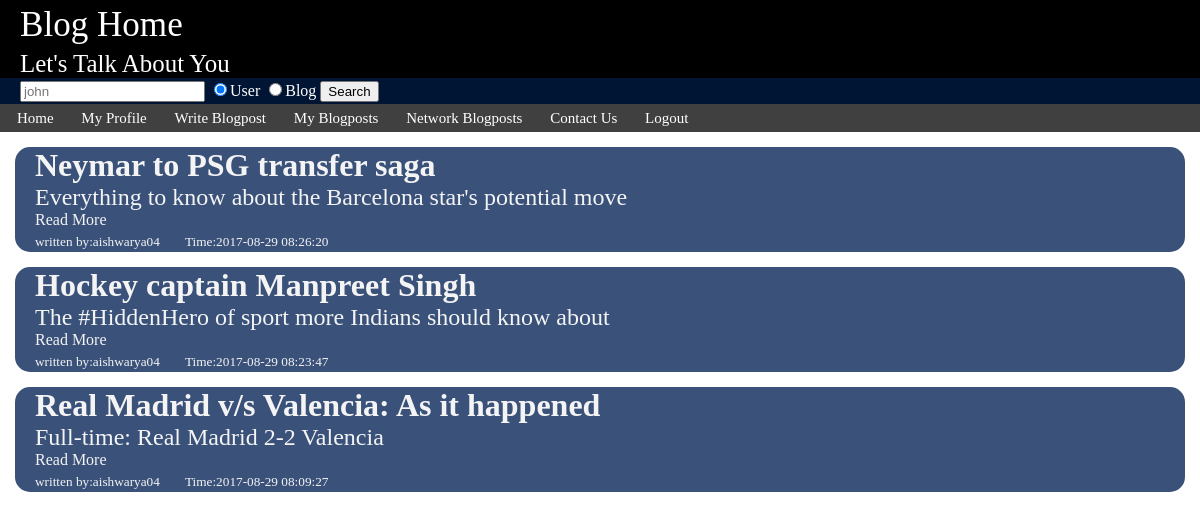
The app's page /networkBlog.php (signed in) with its own data.
### tables this page shows
CREATE TABLE `blogpost` (
  `id` int(11) NOT NULL,
  `blogger` varchar(25) NOT NULL,
  `date` timestamp NOT NULL DEFAULT CURRENT_TIMESTAMP,
  `title` varchar(150) NOT NULL,
  `descript` varchar(250) NOT NULL,
  `post` varchar(2500) NOT NULL,
  `status` char(1) NOT NULL DEFAULT '0'
);

### networkBlog.php (the view, shortened to what this page needs)
<!DOCTYPE html>
<html>
<head>
	<link rel="stylesheet" type="text/css" href="style.css">
</head>
<body>
	<div class="header"><h3>Blog Home</h3>
			<h5>Let's Talk About You</h5>
	</div>
	<div class="search">
		<form action="search.php" method="post">
			<input type = "text" placeholder = "john" name ="key">
			<input type="radio" name="srch" value="user" checked="1">User
			<input type="radio" name="srch" value="blog">Blog
			<button type="submit">Search</button>
		</form>
	</div>
	<div class = "menu">
		<ul>
  		<li><a href="index.php">Home</a></li>
  		<li><a href="profile.php">My Profile</a></li>
  		<li><a href="writeBlog.php?publish=0">Write Blogpost</a></li>
  		<li><a href="viewBlog.php">My Blogposts</a></li>
		<li><a href="networkBlog.php">Network Blogposts</a></li>
 	    <li><a href="contactUs.php">Contact Us</a></li>
 		<li><a href="logout.php">Logout</a></li>
		</ul>
	</div>
	<div class="posts">
	<?php
		include 'authorize.php';
		$sql = "select * from blogpost where status = 1 and blogger in (select following as blogger from follows where userID like '".$_SESSION['logged']."') order by date desc;";
		$res = $conn->query($sql);
		if($res->num_rows>0){
			while($row=$res->fetch_assoc()){
				echo "<div class = 'post'><h1>".$row['title']."</h1><h2>".$row['descript']."</h2><h4><a href=openBlog.php?id=".$row['id'].">Read More</a></h4><h5> written by:<a href='loadProfile.php?userID=".$row['blogger']."'>".$row['blogger']."</a><span style='margin-left:25px;'>Time:".$row['date']."</h5></div>";
			}
		}
		else
			echo "No blogposts to show";
	?>
	</div>
</body>
</html>

### style.css (style rules this page uses)
body { margin:0px; background-color: #FFFFFF; }
.header { background-color: #000000; color: white; font-size: 30px; margin-bottom: 0px; }
.header h3,h5 { margin:0px; padding-left: 20px; padding-top: 5px; padding-bottom: 0px; }
.menu ul { list-style-type: none; margin: 0; padding: 0; padding: 5px; background-color: #404040; }
.menu li { display: inline; padding-right: 1%; padding-left: 1%; font-size:15px; }
.menu { margin:0; }
.menu a { text-decoration: none; color: white; }
.post { background-color: #3A517A; border: 2px; border-radius: 15px; border-color: #DEDEDE; margin: 15px; color: #F4F4F4; }
.post h1,h4,h5,h2 { padding-left:20px; padding-right: 10px; margin:0px; }
.post h5 { padding-bottom: 2px; }
.post h4,h5,h2 { font-weight: normal; }
.post a { text-decoration:none; color:#F4F4F4; }
.search { background-color: #001433; padding: 2px; padding-left: 20px; color: white; }
.comment h4,h3,h6 { font-weight: normal; margin: 0px; padding:2px; padding-left:20px; }

### records on screen
blogpost: title "Neymar to PSG transfer saga", descript "Everything to know about the Barcelona star's potential move", blogger "aishwarya04", date "2017-08-29 08:26:20"
blogpost: title "Hockey captain Manpreet Singh", descript "The #HiddenHero of sport more Indians should know about", blogger "aishwarya04", date "2017-08-29 08:23:47"
blogpost: title "Real Madrid v/s Valencia: As it happened", descript "Full-time: Real Madrid 2-2 Valencia", blogger "aishwarya04", date "2017-08-29 08:09:27"
